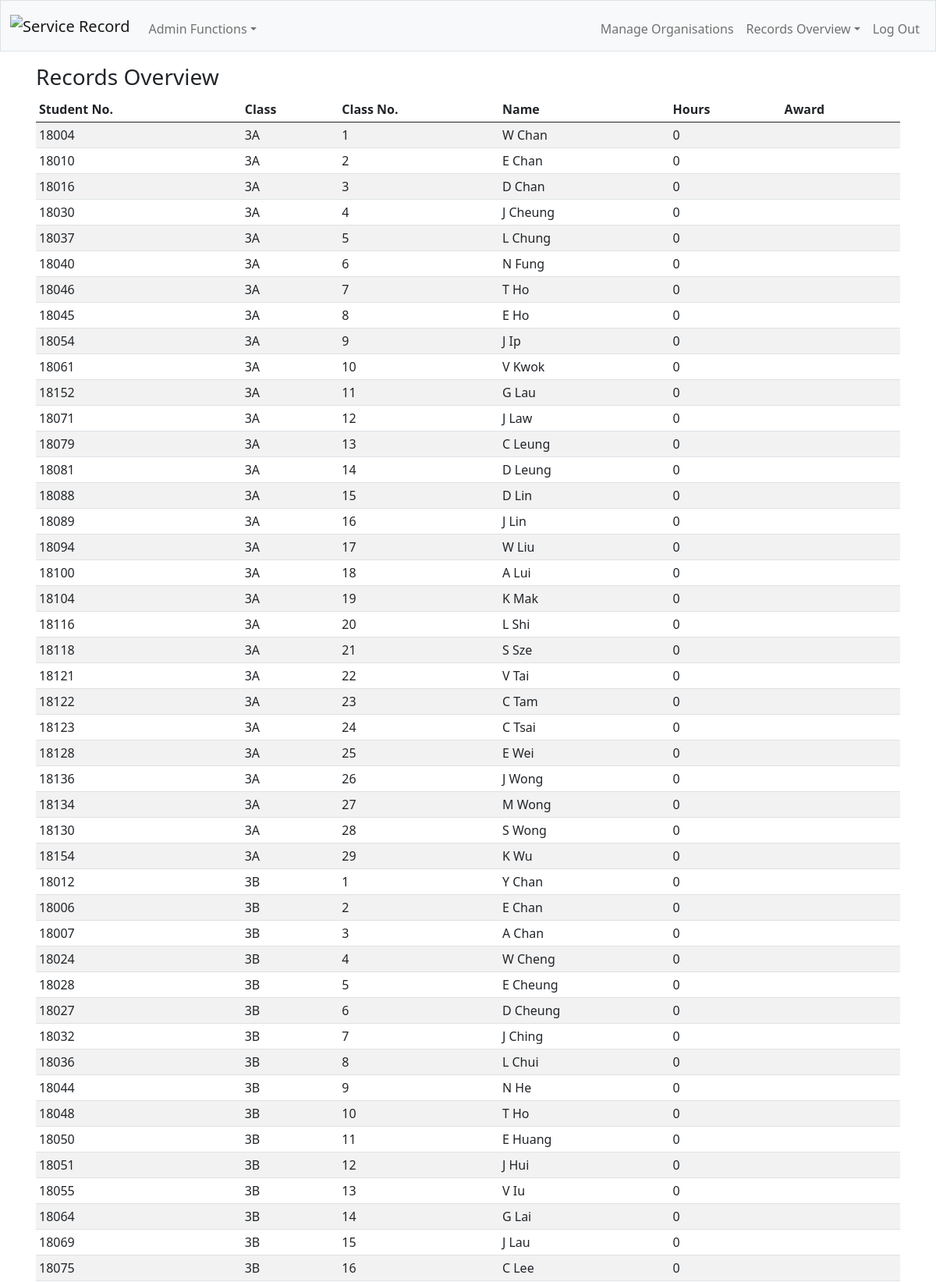
The page /s3overview (signed in, upper part) on the database its author committed.
### tables this page shows
CREATE TABLE students (student_number INTEGER UNIQUE, class TEXT, class_number INTEGER, lastname TEXT, firstname TEXT, email TEXT, hash TEXT, total_hours NUMERIC DEFAULT 0, award TEXT);

### application.py (the view)
@app.route("/s3overview")
@login_required
def s3overview():
    if session.get("teacher_id") != 1:
        flash("You have no access to this.")
        return redirect(url_for("index"))
    else:
        cur.execute("SELECT * FROM students WHERE class LIKE ? ORDER BY class, class_number", ["3_"])
        students = cur.fetchall()
        return render_template("overview.html", students=students)

### application.py (called while the page is built)
def login_required(f):
    @wraps(f)
    def decorated_function(*args, **kwargs):
        if (session.get("student_number") is None) and (session.get("teacher_id") is None):
            flash("Please log in first.")
            return redirect(url_for("index"))
        return f(*args, **kwargs)
    return decorated_function

@app.context_processor
def check_identity():
    if session.get("student_number"):
        cur.execute("SELECT * FROM students WHERE student_number = ?", [session["student_number"]])
        rows = cur.fetchall()
        identity = rows[0][1] + "(" + str(rows[0][2]) + ")" + " " + rows[0][4] + " " + rows[0][3]
    elif session.get("teacher_id"):
        cur.execute("SELECT * FROM teachers WHERE teacher_id = ?", [session["teacher_id"]])
        rows = cur.fetchall()
        identity = rows[0][2]
    else:
        identity = "Not signed in"
    return dict(identity=identity)

### templates/overview.html (shortened to what this page needs)
{% extends "layout.html" %}
{% block main %}
    <h3>Records Overview</h3>
    <div class="table-responsive">
        <table class="table table-sm table-striped">
            <thead>
                <tr>
                    <th>Student No.</th>
                    <th>Class</th>
                    <th>Class No.</th>
                    <th>Name</th>
                    <th>Hours</th>
                    <th>Award</th>
                </tr>
            </thead>
            <tbody>
            {% for student in students %}
                <tr>
                    <td>{{ student[0] }}</td>
                    <td>{{ student[1] }}</td>
                    <td>{{ student[2] }}</td>
                    <td>{{ student[4] + " " + student[3] }}</td>
                    <td>{{ student[7] }}</td>
                    {% if student[8] == "Gold" %}
                        <td><strong><span style="color:DarkGoldenRod">{{ student[8] }}</span></strong></td>
                    {% elif student[8] == "Silver" %}
                        <td><strong><span style="color:SlateGrey">{{ student[8] }}</span></strong></td>
                    {% elif student[8] == "Bronze" %}
                        <td><strong><span style="color:Sienna">{{ student[8] }}</span></strong></td>
                    {% else %}
                        <td><strong>{{ student[8] }}</strong></td>
                    {% endif %}
            {% endfor %}
            </tbody>
        </table>
    </div>
{% endblock %}

### rows shown on the page
students: student_number "18004", class "3A", class_number "1", firstname+lastname "W Chan", total_hours "0"
students: student_number "18010", class "3A", class_number "2", firstname+lastname "E Chan", total_hours "0"
students: student_number "18016", class "3A", class_number "3", firstname+lastname "D Chan", total_hours "0"
students: student_number "18030", class "3A", class_number "4", firstname+lastname "J Cheung", total_hours "0"
students: student_number "18037", class "3A", class_number "5", firstname+lastname "L Chung", total_hours "0"
students: student_number "18040", class "3A", class_number "6", firstname+lastname "N Fung", total_hours "0"
students: student_number "18046", class "3A", class_number "7", firstname+lastname "T Ho", total_hours "0"
students: student_number "18045", class "3A", class_number "8", firstname+lastname "E Ho", total_hours "0"
students: student_number "18054", class "3A", class_number "9", firstname+lastname "J Ip", total_hours "0"
students: student_number "18061", class "3A", class_number "10", firstname+lastname "V Kwok", total_hours "0"
students: student_number "18152", class "3A", class_number "11", firstname+lastname "G Lau", total_hours "0"
students: student_number "18071", class "3A", class_number "12", firstname+lastname "J Law", total_hours "0"
students: student_number "18079", class "3A", class_number "13", firstname+lastname "C Leung", total_hours "0"
students: student_number "18081", class "3A", class_number "14", firstname+lastname "D Leung", total_hours "0"
students: student_number "18088", class "3A", class_number "15", firstname+lastname "D Lin", total_hours "0"
students: student_number "18089", class "3A", class_number "16", firstname+lastname "J Lin", total_hours "0"
students: student_number "18094", class "3A", class_number "17", firstname+lastname "W Liu", total_hours "0"
students: student_number "18100", class "3A", class_number "18", firstname+lastname "A Lui", total_hours "0"
students: student_number "18104", class "3A", class_number "19", firstname+lastname "K Mak", total_hours "0"
students: student_number "18116", class "3A", class_number "20", firstname+lastname "L Shi", total_hours "0"
students: student_number "18118", class "3A", class_number "21", firstname+lastname "S Sze", total_hours "0"
students: student_number "18121", class "3A", class_number "22", firstname+lastname "V Tai", total_hours "0"
students: student_number "18122", class "3A", class_number "23", firstname+lastname "C Tam", total_hours "0"
students: student_number "18123", class "3A", class_number "24", firstname+lastname "C Tsai", total_hours "0"
students: student_number "18128", class "3A", class_number "25", firstname+lastname "E Wei", total_hours "0"
students: student_number "18136", class "3A", class_number "26", firstname+lastname "J Wong", total_hours "0"
students: student_number "18134", class "3A", class_number "27", firstname+lastname "M Wong", total_hours "0"
students: student_number "18130", class "3A", class_number "28", firstname+lastname "S Wong", total_hours "0"
students: student_number "18154", class "3A", class_number "29", firstname+lastname "K Wu", total_hours "0"
students: student_number "18012", class "3B", class_number "1", firstname+lastname "Y Chan", total_hours "0"
students: student_number "18006", class "3B", class_number "2", firstname+lastname "E Chan", total_hours "0"
students: student_number "18007", class "3B", class_number "3", firstname+lastname "A Chan", total_hours "0"
students: student_number "18024", class "3B", class_number "4", firstname+lastname "W Cheng", total_hours "0"
students: student_number "18028", class "3B", class_number "5", firstname+lastname "E Cheung", total_hours "0"
students: student_number "18027", class "3B", class_number "6", firstname+lastname "D Cheung", total_hours "0"
students: student_number "18032", class "3B", class_number "7", firstname+lastname "J Ching", total_hours "0"
students: student_number "18036", class "3B", class_number "8", firstname+lastname "L Chui", total_hours "0"
students: student_number "18044", class "3B", class_number "9", firstname+lastname "N He", total_hours "0"
students: student_number "18048", class "3B", class_number "10", firstname+lastname "T Ho", total_hours "0"
students: student_number "18050", class "3B", class_number "11", firstname+lastname "E Huang", total_hours "0"
students: student_number "18051", class "3B", class_number "12", firstname+lastname "J Hui", total_hours "0"
students: student_number "18055", class "3B", class_number "13", firstname+lastname "V Iu", total_hours "0"
students: student_number "18064", class "3B", class_number "14", firstname+lastname "G Lai", total_hours "0"
students: student_number "18069", class "3B", class_number "15", firstname+lastname "J Lau", total_hours "0"
students: student_number "18075", class "3B", class_number "16", firstname+lastname "C Lee", total_hours "0"
